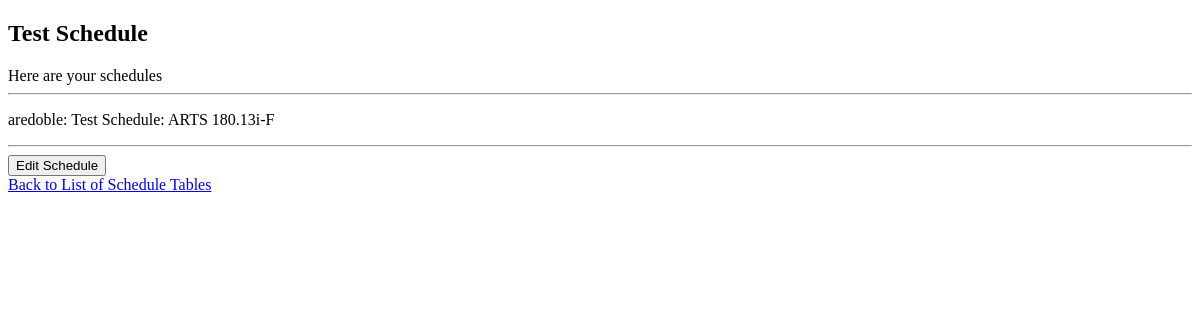
The page /schedo/1/details/ on the database its author committed.
### schedo/models.py (models this page shows, shortened)
class UserTable(models.Model):
    user = models.ForeignKey(User, on_delete=models.CASCADE, null=True)
    name = models.CharField(max_length=50)
    time_created = models.DateField(auto_now=False, auto_now_add=True)
    def __str__(self):
        return '{}: {}'.format(self.user, self.name)

class UserSchedule(models.Model):
    table = models.ForeignKey(UserTable, on_delete=models.CASCADE)
    schedule = models.ForeignKey(Schedule, on_delete=models.CASCADE)
    def __str__(self):
        return '{}: {}'.format(self.table, self.schedule)

class Schedule(models.Model):
    subject = models.ForeignKey(
        Subject,
        on_delete=models.CASCADE,
        default=''
    )
    time = models.ForeignKey(
        Time,
        on_delete=models.CASCADE,
        default=''
    )
    professor = models.ForeignKey(
        Professor,
        on_delete=models.CASCADE,
        default=''
    )
    section = models.CharField(max_length=10)
    max_no = models.IntegerField(
        default=1,
        validators=[
            MaxValueValidator(100),
            MinValueValidator(1)
        ]
    )
    lang = models.CharField(max_length=3)
    level = models.CharField(max_length=1)
    free_slots = models.IntegerField()
    remarks = models.CharField(max_length=200)
    s = models.CharField(max_length=1)
    p = models.CharField(max_length=1)
    def __str__(self):
        return '{}-{}'.format(self.subject.subject_code, self.section)

class Subject(models.Model):  # Subject is equivalent to course
    department = models.ForeignKey(
        Department, on_delete=models.CASCADE, default='')
    subject_code = models.CharField(primary_key=True, max_length=20)
    course_title = models.CharField(max_length=150)
    units = models.IntegerField(default=0,
                                validators=[MaxValueValidator(6),
                                            MinValueValidator(0)])
    class Meta:
        constraints = [models.UniqueConstraint(
            fields=['subject_code', 'course_title', 'units'],
            name='subj_uniq')]
        ordering = ['department', 'subject_code']

### schedo/views.py (the view)
# urls.py: path('<int:pk>/details/', UserTableDetailView.as_view(), name='userTable-details'),
class UserTableDetailView(TemplateView):
    template_name = "Schedo/schedo_details.html"
    def get_context_data(self, **kwargs):
        context = super().get_context_data(**kwargs)
        thisTable = get_object_or_404(UserTable, pk=self.kwargs['pk']) # Get current table instance
        context['thisTable'] = thisTable
        context['userSchedules'] = UserSchedule.objects.filter(table__name = thisTable.name)
        return context

### schedo/templates/Schedo/schedo_details.html (shortened to what this page needs)
{% extends 'schedo.html' %}
{% load static %}
{% block content %}
    <h2>{{thisTable.name}}</h2>
    <div>
        Here are your schedules
        <hr/>
        {% for schedule in userSchedules %}
            <p>
                {{schedule}}
            </p>
            <hr/>
        {% endfor %}
    </div>
    <div>
        <a href="../edit/">
            <button>Edit Schedule</button>
        </a>
    </div>
    <div>
        <a href="../../">Back to List of Schedule Tables</a>
    </div>
{% endblock %}

### rows shown on the page
UserTable: name "Test Schedule"
UserSchedule: table+schedule "aredoble: Test Schedule: ARTS 180.13i-F"
